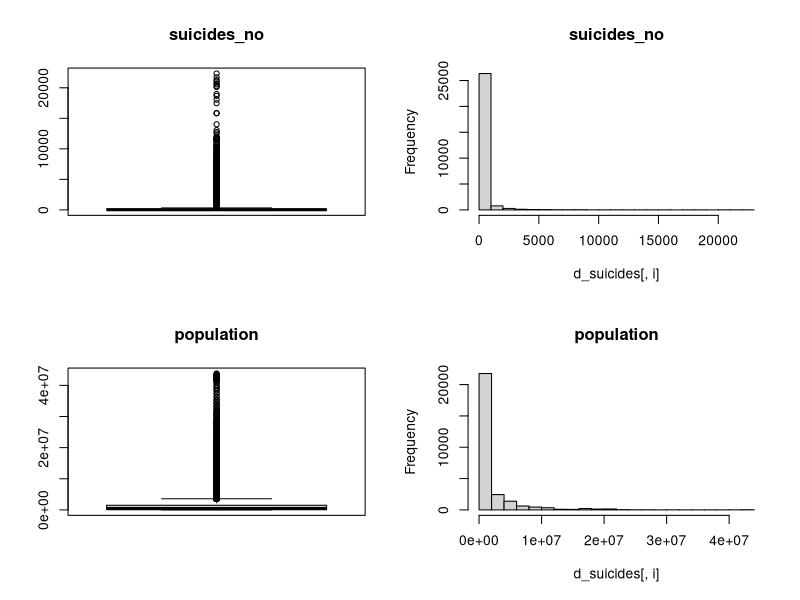
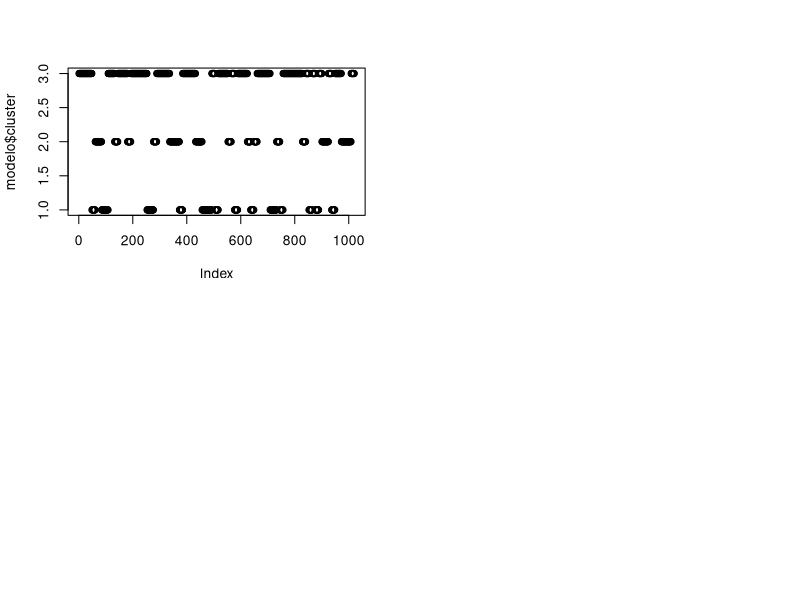
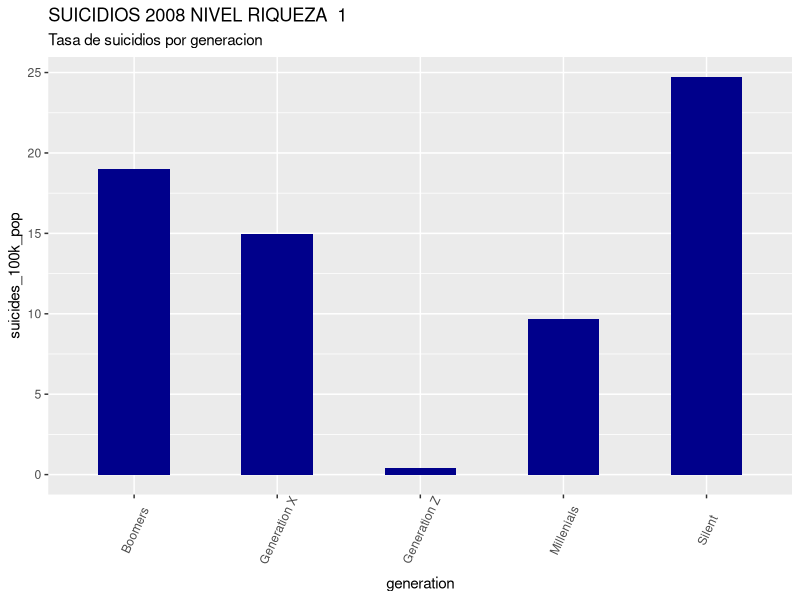
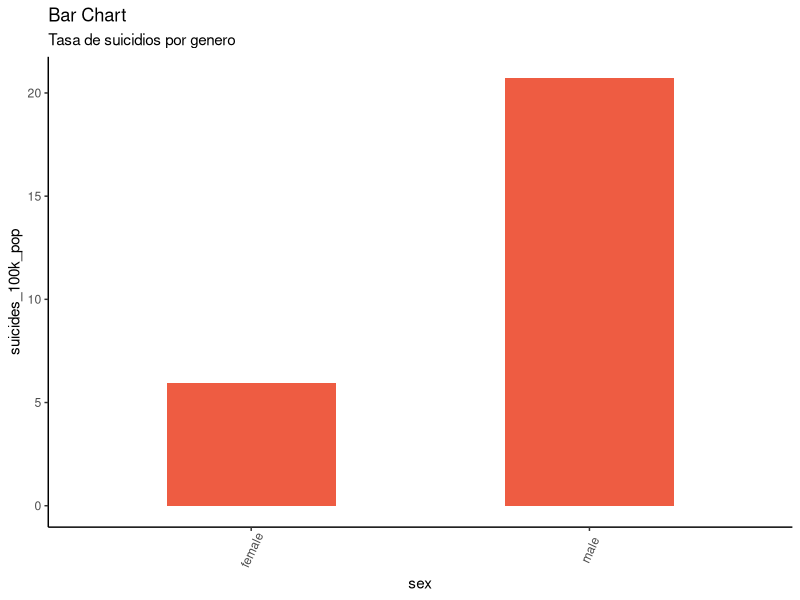

The R source for these figures, in order: (Note: this script raises an error after producing the figures.)
# Tipología y ciclo de vida de los datos - Práctica 2
# Autores: Gabriel Paladines y Jaime Pardo
# Dataset: https://www.kaggle.com/rushirdx/suicide-rates-from-1986-to-2016/data
library(dplyr)
library(knitr)
library(ggplot2)
library(stats)

# 1 DESCRIPCIÓN DEL DATASET
# ¿Por qué es importante y qué pregunta/problema pretende responder?
# Este dataset contiene diversos parámetros con los que se puede establecer correlación/causalidad con el suicidio. 
# Pretende responder a preguntar del tipo: ¿el suicidio afecta más a los hombres o a las mujeres? 
# ¿tiene más impacto entre personas de una determinada edad o generación?
# ¿cómo influye el nuvel de riqueza del país en el que viven?

# Lectura de datos
data <- read.csv("suicide.csv", header = TRUE, sep = ",", quote="\"", dec=".",fill = TRUE)
dim(data) 
# Tenemos 27820 observaciones y un total de 12 variables. Entre otras:
# La variable sex tiene dos clases: female y male, ambas con la misma cantidad de registros.
# La variable age tiene 6 clases, todas ellas con la misma cantidad de registros.
# La variable generation tiene 6 clases con diferente cantidad de registros.
summary(data)
# Tipos de datos
str(data)
res <- sapply(data,class)
kable(data.frame(variables=names(res),clase=as.vector(res)))


# 2 INTEGRACIÓN Y SELECCIÓN DE LOS DATOS DE INTERÉS A ANALIZAR

# Eliminar columnas
# HDI.for.year tiene demasiados vacíos y country.year es un campo derivado
d_suicides <- select(data, -HDI.for.year, -country.year)
str(d_suicides)


# 3 LIMPIEZA DE LOS DATOS

# 3.1 ¿Los datos contienen ceros o elementos vacíos? ¿Cómo gestionarías cada uno de estos casos?
# Suicides y Suicides/100kpop tienen ceros, pero son valores correctos y no requieren una gestión especial
# HDI.for.year contiene un 70% de vacíos. Es difícil completar con valores fiables, por ello se decide descartarlo.
colSums(is.na(d_suicides))
colSums(d_suicides=="")
colSums(d_suicides=="0")

# 3.2 Identificación y tratamiento de valores extremos

# Análisis mediante diagramas de cajas e histogramas
par(mfrow=c(2,2))
cols <- c("suicides_no","population")
for(i in cols) {
  if (is.integer(d_suicides[,i])){
    boxplot(d_suicides[,i], main = i, width = 100)
    hist(d_suicides[,i], main = i)
  }
}

# Por la naturaleza de las variables population y suicides, no siguen una distribución normal.

par(mfrow=c(2,2))
cols <- c("sex","age","generation")
for (i in cols){
  if (is.factor(d_suicides[,i])){
    counts <- table(d_suicides[,i])
    barplot(counts,main=paste("Distribution of ", i), 
            xlab=i)
  }
}


# 4 ANÁLISIS DE LOS DATOS

# 4.1 Selección de los grupos de datos que se quieren analizar/comparar

# ¿Es mayor la tasa de suicidios en hombres que en mujeres (en función del porcentaje de población)?
#  - Atributos: sex, suicides_no, population
#  - Calcular la tasa de suicidios por sex.
#  - Gráfica o tabla donde se muestra una comparativa entre la tasa de suicidios entre hombres y mujeres.


d_suicides_male <- filter(d_suicides, sex=='male')
d_suicides_female <- filter(d_suicides, sex=='female')

total_suicides_male = colSums (select (d_suicides_male, contains ("suicides_no")))
total_suicides_female = colSums (select (d_suicides_female, contains ("suicides_no")))

# Total suicidios hombres y mujeres respectivamente:
total_suicides_male
total_suicides_female

total_pop_male = colSums (select (d_suicides_male, contains ("population")))
total_pop_female = colSums (select (d_suicides_female, contains ("population")))

# Total población hombres y mujeres respectivamente:
total_pop_male
total_pop_female

rate_male = total_suicides_male*100000 / total_pop_male
rate_female = total_suicides_female*100000 / total_pop_female

# Tasa suicidios hombres y mujeres respectivamente:
rate_male
rate_female

percent_male = rate_male / (rate_male + rate_female)
percent_female = rate_female / (rate_male + rate_female)

# Porcentaje suicidios hombres y mujeres respectivamente:
percent_male
percent_female

# Conclusión: la tasa de suicidios en hombres es mayor que en mujeres, más del triple (20.7 vs. 5.94)
# En total representan el 77,7% de los suicidios


#¿Qué generación tiene una tasa más alta de suicidios según el nivel de riqueza de su país en el 2008 durante la crisis económica mundial?


#  -	Clasificar los países según el producto interno bruto gdp_for_capita para el 2008.
#  -  Calcular la tasa de suicidios por generación / nivel de riqueza.
#  -	Comparativa por generación y tasa de suicidios para el año 2008.

# Empezamos clasificando los países en 3 niveles de riqueza, mediante el algoritmo k-means.
# Se genera la columna nivel_riqueza (1=Segundo mundo; 2=Tercer; 3=Primer)

# Atributos: suicides_no, population, generation, gdp_per_capita...., country, year

suicides_2008 <- filter(d_suicides, year=='2008')

modelo <- kmeans(suicides_2008$gdp_per_capita...., centers = 3)
modelo
modelo$cluster
plot(modelo$cluster)

suicides_2008$nivel_riqueza <- modelo$cluster
suicides_2008
par(mfrow=c(2,2))
suicides_2008_riqueza <- filter(suicides_2008, nivel_riqueza==1)
df  <- suicides_2008_riqueza %>% select(generation, suicides_no, population)
df[2:3] <- lapply(df[2:3], as.numeric)
report <- df %>%
  group_by(generation) %>%
  summarise_all(funs(sum)) %>%
  mutate(suicides_100k_pop = suicides_no / population * 100000)

report

g <- ggplot(report, aes(generation,suicides_100k_pop))
g + geom_bar(stat="identity", width = 0.5, fill='darkblue') + 
  labs(title=paste("SUICIDIOS 2008 NIVEL RIQUEZA ", 1) , 
       subtitle="Tasa de suicidios por generacion") +
  theme(axis.text.x = element_text(angle=65, vjust=0.6))

#¿Cómo ha evolucionado la tasa de suicidios desde el 1985 en España? 

# - Atributos: suicides_no, population, year, country=Spain,  
# -	Columna que sume el número por cada año (actualmente por cada anio existen 12 registros, 2 sex x 6 age).
#-	Columna que sume la población por cada año.
#-	Calcular la tasa de suicidios por cada año.
#-	Graficar para identificar de picos o valores altos.


df  <- d_suicides %>% select(sex, suicides_no, population)
df[2:3] <- lapply(df[2:3], as.numeric)
report <- df %>%
  group_by(sex) %>%
  summarise_all(funs(sum)) %>%
  mutate(suicides_100k_pop = suicides_no / population * 100000)
report
theme_set(theme_classic())
g <- ggplot(report, aes(sex,suicides_100k_pop))
g + geom_bar(stat="identity", width = 0.5, fill="tomato2") + 
  labs(title="Bar Chart", 
       subtitle="Tasa de suicidios por genero") +
  theme(axis.text.x = element_text(angle=65, vjust=0.6))

### Suicidios en España

suicides_spain <- select(data, ï..country, year, suicides_no, population)
suicides_spain <- filter(d_suicides, ï..country=='Spain')
df  <- suicides_spain %>% select(year, suicides_no, population)
df[2:3] <- lapply(df[2:3], as.numeric)
report <- df %>%
  group_by(year) %>%
  summarise_all(funs(sum)) %>%
  mutate(suicides_100k_pop = suicides_no / population * 100000)
report

theme_set(theme_classic())
g <- ggplot(report, aes(year,suicides_100k_pop))
g + geom_line(stat="identity", color="green") + 
  labs(title="Bar Chart", 
       subtitle="Tasa de suicidios por genero") +
  theme(axis.text.x = element_text(angle=65, vjust=0.6))

# 4.2 Comprobación de la normalidad y homogeneidad de la varianza

# Análisis de normalidad

par(mfrow=c(2,2))
cols <- c("suicides_no", "population")
for (i in cols){
  qqnorm(d_suicides[,i],main = paste("Normal Q-Q Plot for ", i))
  qqline(d_suicides[,i],col="red")
  hist(d_suicides[,i], 
       main=paste("Histogram for ", i), 
       xlab=i, freq = FALSE)
}
# Se concluye que no son variables normales.
# Análisis de homogeneidad de la varianza: no aplica.

# 4.3 Aplicación de pruebas estadisticas para comparar los grupos de datos


# 5 REPRESENTACIÓN DE LOS RESULTADOS A PARTIR DE TABLAS Y GRÁFICAS


# 6 RESOLUCIÓN DEL PROBLEMA
# A partir de los resultados obtenidos, ¿cuáles son las conclusiones? ¿los resultados permiten responder al problema?


# 7 CÓDIGO

#  Se adjunta el código 
